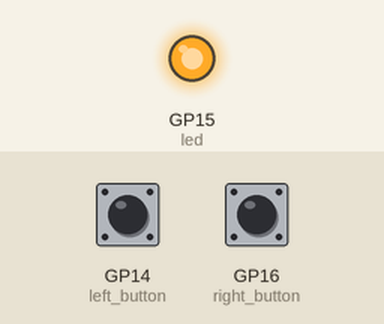
Recording of a program running on a simulated Raspberry Pi Pico running MicroPython. Parts: output pins drawn as LEDs (lit = HIGH). The inputs (shaded band) are chosen by the test bench; at power-on: GP14 (left_button) LOW, GP16 (right_button) LOW. Random numbers come from a fixed seed; what the program prints to the serial console is not drawn.

Above: at 0.1 s.
At 7.1 s:
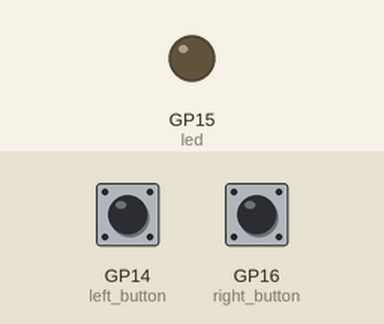
Timing chart, 0 to 8.6 s (numbered marks = the images above):
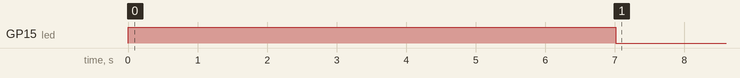

Measured:
- by itself, GP15 (led): LOW → HIGH at 0.00 s, → LOW 7.0 s later

The program:

reaction_game.py
```python
import machine
import utime
import urandom

led = machine.Pin(15, machine.Pin.OUT)
left_button = machine.Pin(14, machine.Pin.IN)
right_button = machine.Pin(16, machine.Pin.IN)

def button_press(pin):
    left_button.irq(handler=None)
    right_button.irq(handler=None)
    rection_time = utime.ticks_diff(utime.ticks_ms(), timer_light_off)
    if pin == left_button:
        print("Nummer 1 vant!!")
    elif pin == right_button:
        print("Nummer 2 vant!!!")
    print("Reaksjonstiden din er " + str(rection_time) + " millisekunder!")

print(" - - - Spillet er igang - - - ")


led.value(1)
utime.sleep(urandom.uniform(5, 20))
led.value(0)
timer_light_off = utime.ticks_ms()
right_button.irq(trigger=machine.Pin.IRQ_RISING, handler=button_press)
left_button.irq(trigger=machine.Pin.IRQ_RISING, handler=button_press)


#https://docs.sunfounder.com/projects/thales-kit/en/latest/reaction_game.html
```
